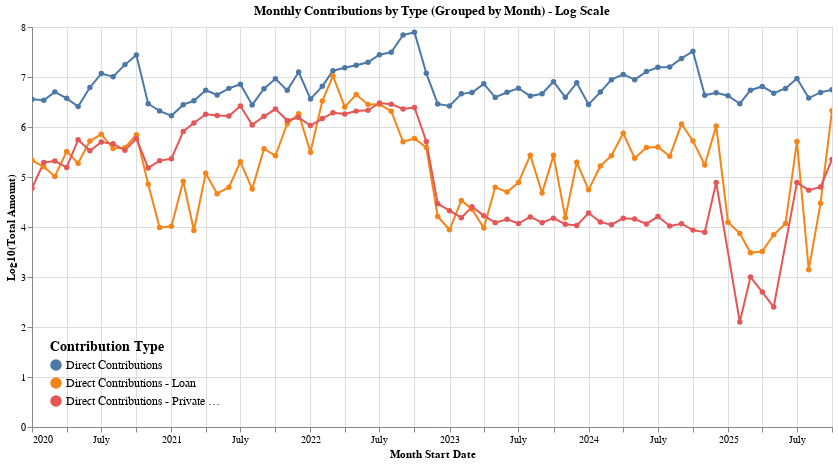

The notebook cell saved with this chart:
### Code cell
contribution_monthly_chart = alt.Chart(contribution_df_monthly_grouped).mark_line(point=True).encode(
    x=alt.X('month_start:T', title='Month Start Date'),
    y=alt.Y('log_amount:Q', title='Log10(Total Amount)'),
    color=alt.Color(
        'contribtype:N', 
        title='Contribution Type',
        legend=alt.Legend(
            title='Contribution Type',
            orient='bottom-left',
            labelFontSize=12,
            titleFontSize=14
        )
    ),
    tooltip=[
        alt.Tooltip('month_start:T', title='Month', format='%Y-%m'),
        alt.Tooltip('contribtype:N', title='Contribution Type'),
        alt.Tooltip('amount:Q', title='Amount', format='$,.2f'),
        alt.Tooltip('log_amount:Q', title='Log10(Amount)', format='.2f')
    ]
).transform_calculate(
    log_amount='log(datum.amount + 1) / log(10)'
).add_params(
    *year_checkboxes
).transform_filter(
    ' || '.join([f'datum.year == {year} && year_{year}' for year in years])
).properties(
    title='Monthly Contributions by Type (Grouped by Month) - Log Scale',
    width=800,
    height=400
).interactive()

contribution_monthly_chart.show()

### Figure 1 — Vega-Lite specification as saved in the notebook (floating-point values rounded to 4 significant figures; data arrays with more than 128 entries replaced by an {"elided": "..."} marker saying what was removed)
{"config": {"view": {"continuousWidth": 300, "continuousHeight": 300}}, "data": {"name": "data-5bcfe956ebd084c886379544e72ca073"}, "mark": {"type": "line", "point": true}, "encoding": {"color": {"field": "contribtype", "legend": {"labelFontSize": 12, "orient": "bottom-left", "title": "Contribution Type", "titleFontSize": 14}, "title": "Contribution Type", "type": "nominal"}, "tooltip": [{"field": "month_start", "format": "%Y-%m", "title": "Month", "type": "temporal"}, {"field": "contribtype", "title": "Contribution Type", "type": "nominal"}, {"field": "amount", "format": "$,.2f", "title": "Amount", "type": "quantitative"}, {"field": "log_amount", "format": ".2f", "title": "Log10(Amount)", "type": "quantitative"}], "x": {"field": "month_start", "title": "Month Start Date", "type": "temporal"}, "y": {"field": "log_amount", "title": "Log10(Total Amount)", "type": "quantitative"}}, "height": 400, "params": [{"name": "year_2020", "bind": {"input": "checkbox", "name": "2020 "}, "value": true}, {"name": "year_2021", "bind": {"input": "checkbox", "name": "2021 "}, "value": true}, {"name": "year_2022", "bind": {"input": "checkbox", "name": "2022 "}, "value": true}, {"name": "year_2023", "bind": {"input": "checkbox", "name": "2023 "}, "value": true}, {"name": "year_2024", "bind": {"input": "checkbox", "name": "2024 "}, "value": true}, {"name": "year_2025", "bind": {"input": "checkbox", "name": "2025 "}, "value": true}, {"name": "param_2", "select": {"type": "interval", "encodings": ["x", "y"]}, "bind": "scales"}], "title": "Monthly Contributions by Type (Grouped by Month) - Log Scale", "transform": [{"calculate": "log(datum.amount + 1) / log(10)", "as": "log_amount"}, {"filter": "datum.year == 2020 && year_2020 || datum.year == 2021 && year_2021 || datum.year == 2022 && year_2022 || datum.year == 2023 && year_2023 || datum.year == 2024 && year_2024 || datum.year == 2025 && year_2025"}], "width": 800, "$schema": "https://vega.github.io/schema/vega-lite/v5.20.1.json", "datasets": {"data-5bcfe956ebd084c886379544e72ca073": {"elided": "208 records"}}}
